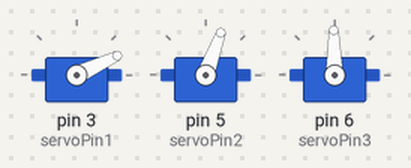
Recording of a sketch running on a simulated Arduino Uno, built with avr-gcc and run on an emulated ATmega328P. On the bench: 3 × servo.

Above: at 0.05 s.
At 1.7 s:
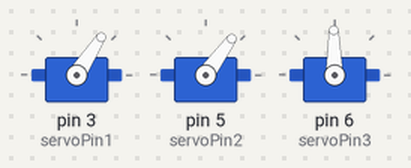
At 3.4 s:
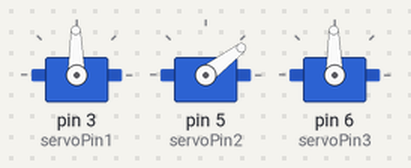
At 6.75 s:
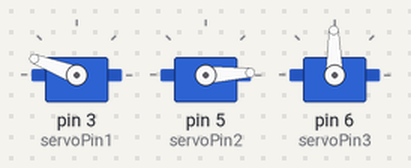
At 10.1 s:
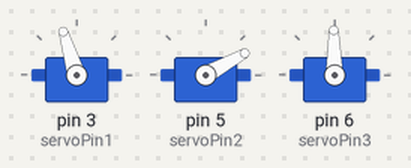
At 13.45 s:
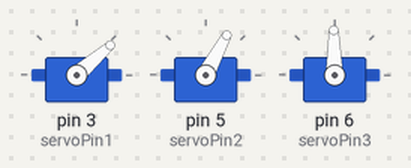
Timing chart, 0 to 16.3 s (numbered marks = the images above):
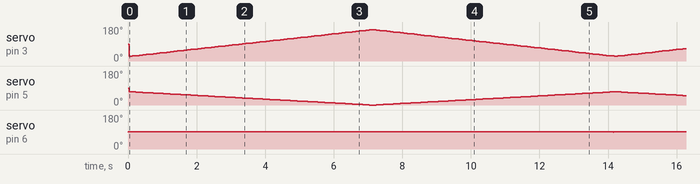

The sketch:

7.ino
```cpp
/**
 * SG90
 */
// 라이브러리 사용
#include <Servo.h>

// 서보객체 생성
Servo myservo1;
Servo myservo2;
Servo myservo3;


// 서버 연결핀
const int servoPin1 = 3;
const int servoPin2 = 5;
const int servoPin3 = 6;

int minPulse = 600; // 60 micro seconds
int maxPulse = 2500; // 2500 micro second

void setup(){


  myservo1.attach(servoPin1, minPulse, maxPulse);
  myservo2.attach(servoPin2, minPulse, maxPulse);
  myservo3.attach(servoPin3, minPulse, maxPulse);

}

void loop() {
  int speed = 1;

for(int k=90; k<=91; k++){
  myservo3.write(k);
  delay(10);
}
for(int k=91; k>90; k--){
  myservo3.write(k);
  delay(10);
}


for(int i=70,j=25;i>0,j<=165;i--,j+=2){
  myservo2.write(i);
  myservo1.write(j);
  delay(100);
}

for(int i=0,j=165;i<=70,j>25;i++,j-=2){
  myservo2.write(i);
  myservo1.write(j);
  delay(100);
}

}
```

Measured:
- by itself, servo on pin 6 (servoPin3): 90° → 91° at 0.01 s
